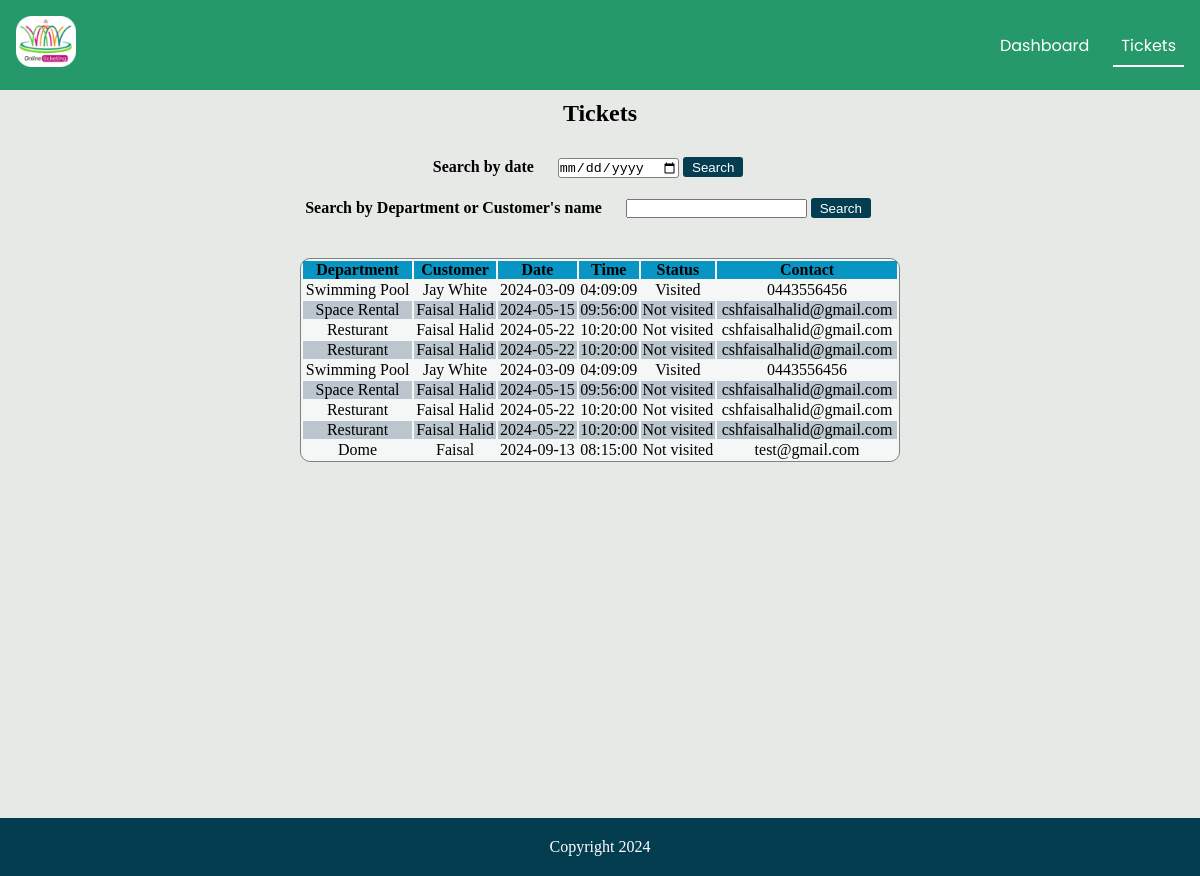
The app's page /bookings.php (signed in), older data.
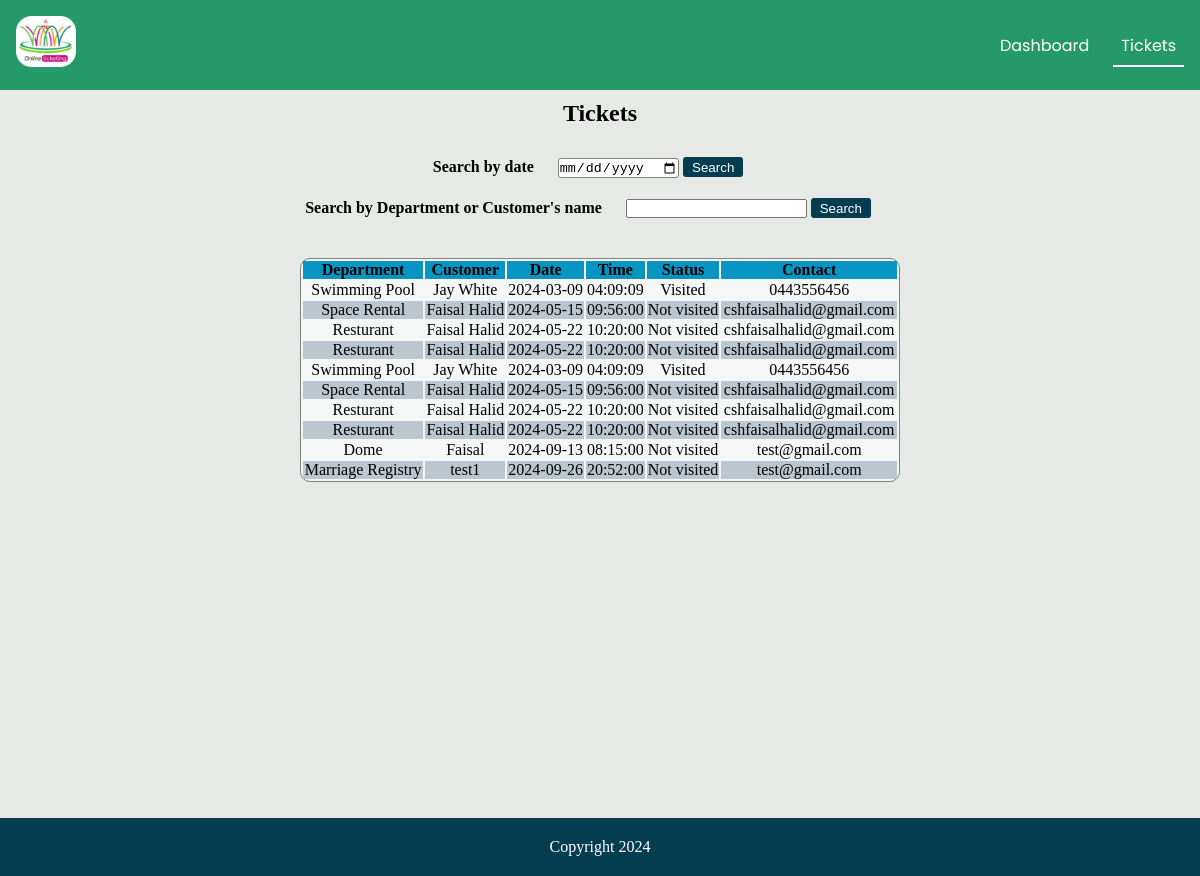
The same page, newer data.
### tables this page shows
CREATE TABLE `booking` (
  `department` varchar(40) DEFAULT NULL,
  `Customer` varchar(50) DEFAULT NULL,
  `Date` date DEFAULT NULL,
  `Time` time DEFAULT NULL,
  `status` varchar(15) DEFAULT NULL,
  `contact` varchar(40) DEFAULT NULL,
  `id` int(10) unsigned zerofill NOT NULL
);

### bookings.php (the view, shortened to what this page needs)
<?php
    include 'connection.php';
       if(isset($_GET['date'])){
        $date = $_GET['date'];
          $SELECT = "SELECT *FROM booking where date = '$date'";
       }
       else if(isset($_GET['name'])){
        $name = $_GET['name'];
        $SELECT = "SELECT *FROM booking where department  LIKE '%$name%' or Customer LIKE '%$name%'";
       }
       else{
          $SELECT = "SELECT *FROM booking";
         }
       $query = mysqli_query($connection, $SELECT);
       ?>
<!DOCTYPE html>
<html lang="en">
  <head>
    <link
      rel="stylesheet"
      href="https://cdnjs.cloudflare.com/ajax/libs/font-awesome/6.4.0/css/all.min.css"
    />
    <link rel="stylesheet" href="./css/tickets.css" />
  </head>
  <body>
    <nav>
      <a href="#home" id="logo"><img src="./images/logo.png"></a>
      <ul>
        <li>
          <a href="dashboard.php" >Dashboard</a>
        </li>
        <li>
            <a href="tickets.html" class="active">Tickets</a>
          </li>
      </ul>
    </nav>
    <h2 id="h11">Tickets</h2>
   <div class="query">
        <form action="#" method="get">
            <a for="date">Search by date</a>
            <input type="date" name="date" id="date" required>
            <button name="view" type="submit">Search</button>
        </form>
        <form action="#" method="get">
            <a for="date">Search by Department or Customer's name</a>
            <input type="text" name="name" id="date" required>
            <button name="view2" type="submit">Search</button>
        </form>
    </div>
    <div class="tablediv">
        <table>
        <tr>
            <th>Department</th>
            <th>Customer</th>
            <th>Date </th>
            <th>Time</th>
            <th>Status </th>
            <th>Contact</th>
        </tr>
        <?php
          while($res = mysqli_fetch_assoc($query)){
            echo '
                <tr>
                      <td>'.$res['department'].'</td>
                      <td>'.$res['Customer'].'</td>
                      <td>'.$res['Date'].'</td>
                      <td>'.$res['Time'].'</td>
                      <td>'.$res['status'].'</td>
                      <td>'.$res['contact'].'</td>
                  </tr>
                ';
          }
        ?>
    </table>
    </div>
    <footer>
        <p>Copyright 2024</p>
    </footer>
  </body>
</html>

### css/tickets.css (style rules this page uses)
* { padding: 0; margin: 0; box-sizing: border-box; }
body { background-color: #e7e9e7; }
nav { font-family: "Poppins", sans-serif; display: flex; align-items: center; justify-content: space-between; background-color: #259969; padding: 1em; }
form { margin: 10px auto; }
nav a { text-decoration: none; text-transform: capitalize; color: #ffffff; }
#logo img { width:60px; }
ul { list-style: none; display: flex; gap: 1em; }
ul a { padding: 0.5em; }
.active { border-bottom: 2px solid #ffffff; }
#h11 { text-align: center; margin-top: 10px; margin-bottom: 10px; }
.tablediv { min-height: 70vh; }
table { width: 50%; text-align: center; border: 0.3px solid gray; margin: auto; border-radius: 10px; background-color: #f5f7f7; }
table th { background-color: #0895c4; }
table tr:nth-child(odd) { background-color: rgb(188, 198, 207); }
.query { width:98%; display: flex; align-items: center; justify-content: center; margin-bottom: 20px; padding:10px; flex-direction: column; }
.query a { font-weight: bold; margin-right: 20px; }
.query input[type='date'] { border-radius: 3px; border: 0.5px solid gray; height: 20px; }
.query button { border: none; background-color: #043d50; color: white; border-radius: 3px; width:60px; height: 20px; }
footer { background-color: #043d50; padding: 20px; display: flex; justify-content: center; align-items: center; color: #ffffff; }

Row changes from the older to the newer data that the page shows:
added booking: department "Marriage Registry", Customer "test1", Date "2024-09-26", Time "20:52:00", status "Not visited", contact "test@gmail.com"
